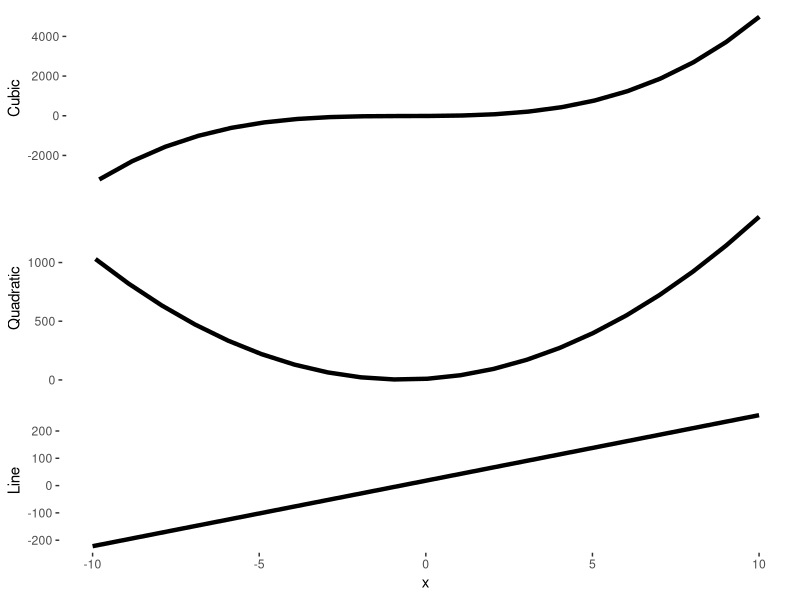

R code for this plot:
## ---- chunk 1
library(ggplot2)
library(grid)
library(gtable)
## ---- chunk 2
x <- -10:10

y4 <- x^4 + 3*x^3 + 5*x^2 - 10*x
y3 <- 4*x^3 + 9*x^2 + 10*x - 10
y2 <- 12*x^2 + 18*x + 10
y1 <- 24*x + 18

polyData <- data.frame(x, y4, y3, y2, y1)
## ---- chunk 3
quartPlot <- ggplot(data = polyData, aes(x = x, y = y4)) + geom_line(colour = "grey80", alpha = .75, size = 1)
## ---- chunk 4
grobTab <- ggplot_gtable(ggplot_build(quartPlot))
quartLine <- grobTab$grob[[which(grobTab$layout$name == "panel")]]$children[[2]]
## ---- chunk 5
basePlot <- ggplot(data = polyData, aes(x = x)) +
  theme(panel.background = element_blank(),
        plot.background = element_blank(),
        panel.grid = element_blank())

cubicPlot <- basePlot + geom_line(aes(y = y3), size = 1.5) + ylab("Cubic") + 
  theme(axis.title.x = element_blank(),
        axis.ticks.x = element_blank(),
        axis.text.x = element_blank())

quadPlot <- basePlot + geom_line(aes(y = y2), size = 1.5) + ylab("Quadratic") + 
  theme(axis.title.x = element_blank(),
        axis.ticks.x = element_blank(),
        axis.text.x = element_blank())

linePlot <- basePlot + geom_line(aes(y = y1), size = 1.5) + ylab("Line")
## ---- chunk 6
vp1 <- viewport(width = 1, height = .33, y = 1/6, x = 1/2)
vp2 <- viewport(width = 1, height = .33, y = 3/6, x = 1/2)
vp3 <- viewport(width = 1, height = .33, y = 5/6, x = 1/2)
## ---- chunk 7
quartLine$vp <- viewport(width = .8, height = .91, x = .55, y = .55)
## ---- chunk 8
grid.newpage()
grid.draw(quartLine)

print(linePlot, vp = vp1)
print(quadPlot, vp = vp2)
print(cubicPlot, vp = vp3)
